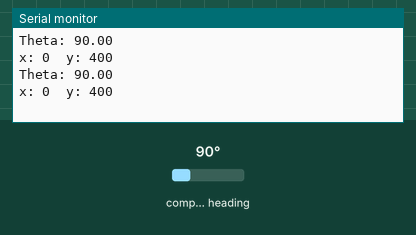
Bench run of a sketch on a simulated Arduino Uno, built with avr-gcc and run on an emulated ATmega328P. Shown: the last lines printed to the serial monitor. Wiring (inferred from the names in the program): HMC5883L compass at I2C address 0x1E. The inputs (shaded band) are chosen by the test bench; at power-on: compass heading 90°.

Above: at 1.5 s.
1.6 s: compass heading set to 7°
At 2.9 s:
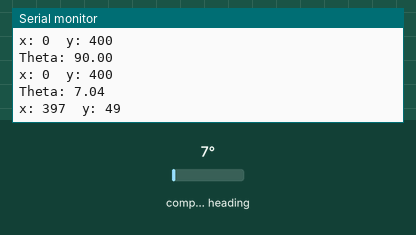
3.1 s: compass heading set to 180°
At 3.1 s:
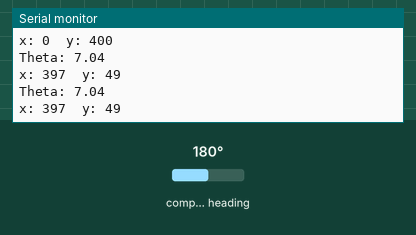
Timing chart, 0 to 6.1 s (numbered marks = the images above; inputs shaded):
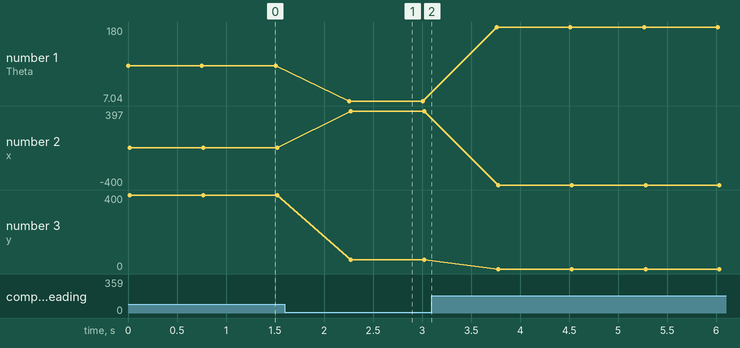

Measured:
- after the input at 1.6 s, the serial monitor: prints a new line after 0.66 s (image 1)
- plotted number 1: 90 → 7.04 after the input at 1.6 s, 7.04 → 180 after the input at 3.1 s
- plotted number 2: 0 → 397 after the input at 1.6 s, 397 → -400 after the input at 3.1 s
- plotted number 3: 400 → 49 after the input at 1.6 s

The sketch:

3axis_magnetom_test.ino
```cpp
//This code is for testing the triple axis magnetometer HMC5883L. It will print out readings from your magnetometer. A
//properly functioning compass should read approximately 0-359 when pointed in the proper direction.
//0 degrees is north, 90 east, etc.
//Beware of magnetic field interference (nearby wires, bolts, etc.)
//Test outside away from any electronics
//Jack Maydan 10/8/15
#include <HMC5883L.h>

    #include <Wire.h> //I2C Arduino Library
#define address 0x1E //0011110b, I2C 7bit address of HMC5883

void setup(){
  //Initialize Serial and I2C communications
  Serial.begin(9600);
  Wire.begin();

  //Put the HMC5883 IC into the correct operating mode
  Wire.beginTransmission(address); //open communication with HMC5883
  Wire.write(0x02); //select mode register
  Wire.write(0x00); //continuous measurement mode
  Wire.endTransmission();
}
  void loop(){

  int x,y,z; //triple axis data

  //Tell the HMC5883L where to begin reading data
  Wire.beginTransmission(address);
  Wire.write(0x03); //select register 3, X MSB register
  Wire.endTransmission();


 //Read data from each axis, 2 registers per axis
  Wire.requestFrom(address, 6);
  if(6<=Wire.available()){
    x = Wire.read()<<8; //X msb
    x |= Wire.read(); //X lsb
    z = Wire.read()<<8; //Z msb
    z |= Wire.read(); //Z lsb
    y = Wire.read()<<8; //Y msb
    y |= Wire.read(); //Y lsb
  }

//  MagnetometerRaw raw = Wire.ReadRawAxis();
   float heading = atan2(y,x);
   if(heading < 0)
      heading += 2*PI;
   float headingDegrees = heading * 180/M_PI;
    Serial.print("Theta: ");
   Serial.println(headingDegrees);

  //Print out values of each axis
  Serial.print("x: ");
  Serial.print(x);
  Serial.print("  y: ");
  Serial.println(y);

  delay(750);
}
```
